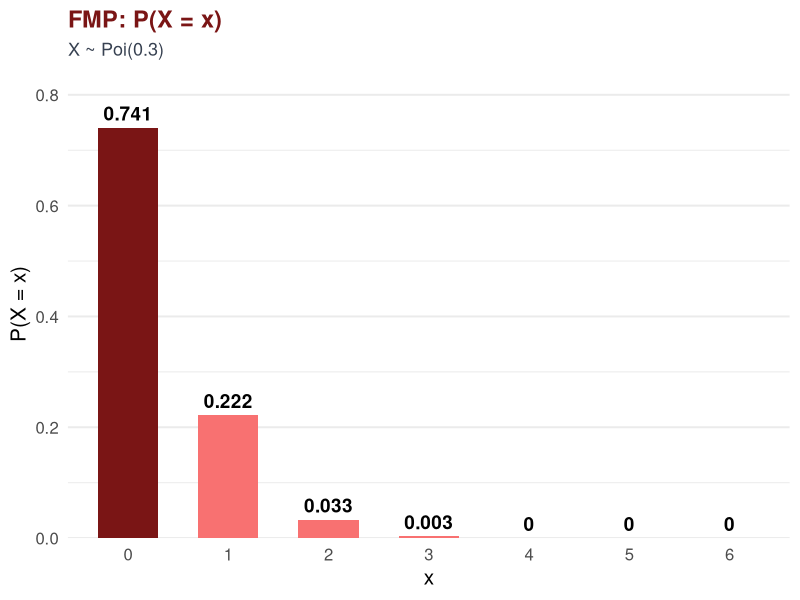
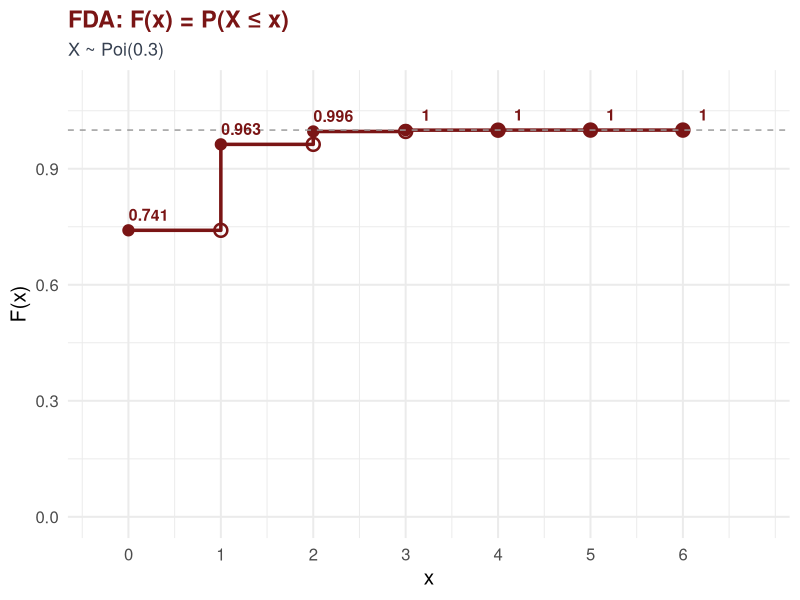

Recreate these plots in R, in order.
## ---- chunk 1
#| echo: false
#| fig-width: 5.5
#| fig-height: 4.2
#| fig-align: center
library(ggplot2)

lam <- 0.3
x   <- 0:6
df  <- data.frame(x = x, px = dpois(x, lam), Fx = ppois(x, lam))

ggplot(df, aes(x = factor(x), y = px, fill = px == max(px))) +
  geom_col(width = 0.6, show.legend = FALSE) +
  geom_text(aes(label = round(px, 3)), vjust = -0.5, size = 4.8, fontface = "bold") +
  scale_fill_manual(values = c("TRUE" = "#7a1515", "FALSE" = "#f87171")) +
  scale_y_continuous(expand = expansion(mult = c(0, 0.14))) +
  labs(title = "FMP: P(X = x)", subtitle = "X ~ Poi(0.3)",
       x = "x", y = "P(X = x)") +
  theme_minimal(base_size = 15) +
  theme(plot.title    = element_text(face = "bold", size = 17, color = "#7a1515"),
        plot.subtitle = element_text(size = 13, color = "#374151"),
        panel.grid.major.x = element_blank())
## ---- chunk 2
#| echo: false
#| fig-width: 5.5
#| fig-height: 4.2
#| fig-align: center
library(ggplot2)

lam <- 0.3
x   <- 0:6
df  <- data.frame(x = x, px = dpois(x, lam), Fx = ppois(x, lam))
df_open <- data.frame(x = x[-1], Fx = df$Fx[-nrow(df)])

ggplot(df, aes(x = x, y = Fx)) +
  geom_step(color = "#7a1515", linewidth = 1.2, direction = "hv") +
  geom_point(color = "#7a1515", size = 3.5) +
  geom_point(data = df_open, aes(x = x, y = Fx),
             shape = 1, color = "#7a1515", size = 3.5, stroke = 1.3) +
  geom_hline(yintercept = 1, linetype = "dashed", color = "gray60") +
  geom_text(aes(label = round(Fx, 3)), nudge_x = 0.22, nudge_y = 0.04,
            size = 4, color = "#7a1515", fontface = "bold") +
  scale_x_continuous(breaks = x, limits = c(-0.3, 6.8)) +
  scale_y_continuous(limits = c(0, 1.1)) +
  labs(title = "FDA: F(x) = P(X ≤ x)", subtitle = "X ~ Poi(0.3)",
       x = "x", y = "F(x)") +
  theme_minimal(base_size = 15) +
  theme(plot.title    = element_text(face = "bold", size = 17, color = "#7a1515"),
        plot.subtitle = element_text(size = 13, color = "#374151"))
